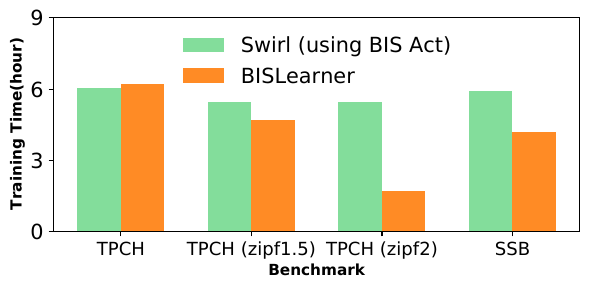

Source code (Python):
import random

import numpy as np
import matplotlib
matplotlib.rcParams['pdf.fonttype'] = 42
matplotlib.rcParams['ps.fonttype'] = 42
from matplotlib import pyplot as plt

def training_time_from_file(file_name):
    f = open("./" + file_name, "r+", encoding="utf-8")
    total_eposide_time = 0
    # Convergence or not
    temp = []
    for line in f:
        # Total trainning time: 5866.14, pure trainning time:4701.98
        if "Total trainning time:" in line:
            total_train_time = float(line.strip().split(",")[0].split(":")[-1].strip())

            pure_train_time = float(line.strip().split(",")[-1].split(":")[-1].strip())

            # contrain test time
            if pure_train_time / total_train_time > 0.1:
                continue

            temp.append(total_train_time)

        if "New best mean reward" in line:
            # has not been convergence
            total_eposide_time += sum(temp)
            temp.clear()

            #total_eposide_time += float(str(line.strip().split(",")[0].split(":")[-1]))

    # update by Swirl paper, existing prototye does not contain simulate index & parallel execution
    return total_eposide_time * (324 / 9447)

def draw_training_time():
    plt.figure(figsize=(6, 3))

    x_type_num = 4
    compare_methods = 2

    sizel = 15
    x_ticks = []
    x_values = [[] for i in range(compare_methods)]
    bar_width = 20
    for i in range(x_type_num):  # 四种选择度
        start = i * bar_width * (compare_methods + 1)
        tempx = [start + j * bar_width for j in range(compare_methods)]
        # print(max(tempx))
        for j in range(len(tempx)):
            x_values[j].append(tempx[j])
        if compare_methods % 2 == 1:
            x_ticks.append(tempx[int(compare_methods / 2)])
        else:
            x_ticks.append((tempx[int(compare_methods / 2)] + tempx[int(compare_methods / 2) - 1]) / 2)

    x_names = ["TPCH", "TPCH (zipf1.5)", "TPCH (zipf2)", "SSB"]

    BISLearner = [training_time_from_file("BIS_tpch.log"), training_time_from_file("BIS_tpch15.log"), training_time_from_file("BIS_tpch2.log"), training_time_from_file("BIS_SSB.log")]
    Swirl = [training_time_from_file("Swirl_tpch.log") , training_time_from_file("Swirl_tpch15.log"),
                  training_time_from_file("Swirl_tpch2.log"), training_time_from_file("Swirl_SSB.log")]


    print("Faster than Swirl: {}".format([Swirl[_] / BISLearner[_] for _ in range(len(BISLearner))]))
    # Swirl = [_*random.uniform(1.3, 1.7) for _ in BISLearner]
    # Swirl[2] = training_time_from_file("Swirl_tpch2.log")

    # tpch = [training_time_from_file("tpch.log")]
    # ssb = [training_time_from_file("ssb.log")]
    # tpchskew_15 = [training_time_from_file("tpchskew_15.log")]
    # tpchskew_2 = [training_time_from_file("tpchskew_2.log")]



    # plt.yscale('log')

    plt.bar(x_values[0], Swirl, alpha=0.9, width=bar_width, label='Swirl (using BIS Act)', color='#76da91')
    plt.bar(x_values[1], BISLearner, alpha=0.9, width=bar_width, label='BISLearner', color='#ff7f0e')
    # plt.bar(x_values[2], tpchskew_15, alpha=0.9, width=bar_width, label='TPCHSkew1.5', color='#C2CEDC')
    # plt.bar(x_values[3], tpchskew_2, alpha=0.9, width=bar_width, label='TPCHSkew2', color='#76da91')

    plt.legend(ncol=1, fontsize=sizel, frameon=False)
    # plt.title("wiki_pagecount", fontsize=sizel)
    # plt.ylim((0, 1000))
    plt.xticks(x_ticks, x_names, rotation=0, fontsize=sizel - 2)
    plt.yticks([0, 10800, 21600, 32400], [0, 3, 6, 9], fontsize=sizel)
    # plt.minorticks_off()
    plt.ylabel("Training Time(hour)", fontsize=11, fontweight='bold')
    plt.xlabel('Benchmark', fontsize=11, fontweight='bold')
    plt.tight_layout()

    plt.savefig("training_time.pdf", dpi=300, bbox_inches='tight')
    plt.show()


if __name__ == "__main__":
    draw_training_time()